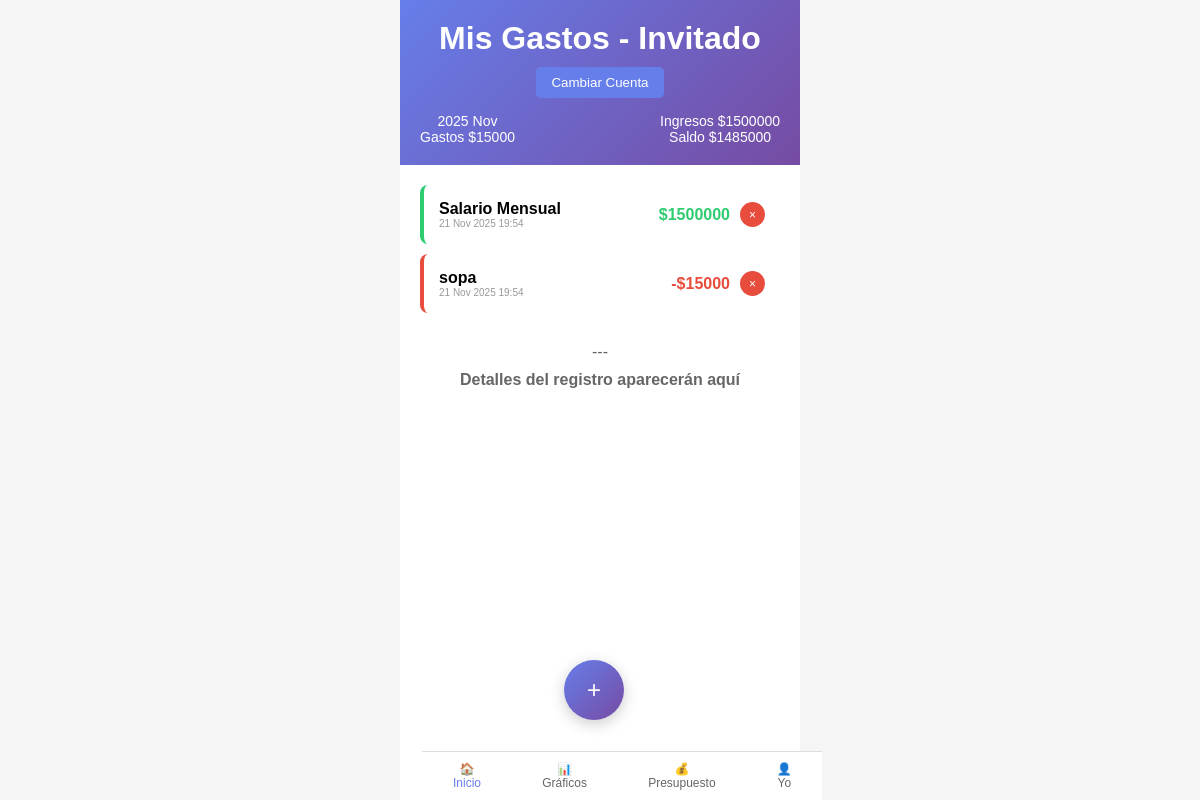
The page /inicio/ on the database its author committed.
### gastos_app/models.py (models this page shows, shortened)
class Movimiento(models.Model):
    TIPO_CHOICES = [
        ('GASTO', 'Gasto'),
        ('INGRESO', 'Ingreso'),
    ]
    CATEGORIA_GASTOS = [
        ('COMPRAS', 'Compras'),
        ('ALIMENTOS', 'Alimentos'),
        ('TELEFONO', 'Teléfono'),
        ('EDUCACION', 'Educación'),
        ('BELLEZA', 'Belleza'),
        ('ENTRENAMIENTO', 'Entrenamiento'),
    ]
    CATEGORIA_INGRESOS = [
        ('SALARIO', 'Salario'),
        ('INVERSIONES', 'Inversiones'),
        ('MEDIO_TIEMPO', 'Medio tiempo'),
    ]
    usuario = models.ForeignKey(User, on_delete=models.CASCADE, null=True, blank=True)
    tipo = models.CharField(max_length=10, choices=TIPO_CHOICES)
    categoria = models.CharField(max_length=20)
    nota = models.CharField(max_length=50)
    valor = models.DecimalField(max_digits=10, decimal_places=2)
    fecha = models.DateTimeField(auto_now_add=True)
    cuenta = models.CharField(max_length=20, default='invitado')  # 'invitado', '1', '2'

### gastos_app/views.py (the view)
# urls.py: path('inicio/', views.inicio, name='inicio'),
def inicio(request):
    cuenta = request.GET.get('cuenta', 'invitado')
    movimientos = Movimiento.objects.filter(cuenta=cuenta).order_by('-fecha')
    total_gastos = sum(m.valor for m in movimientos if m.tipo == 'GASTO')
    total_ingresos = sum(m.valor for m in movimientos if m.tipo == 'INGRESO')
    saldo = total_ingresos - total_gastos
    nombre_cuenta = "Invitado"
    if cuenta == '1':
        nombre_cuenta = "Cuenta 1"
    elif cuenta == '2':
        nombre_cuenta = "Cuenta 2"
    context = {
        'movimientos': movimientos,
        'total_gastos': total_gastos,
        'total_ingresos': total_ingresos,
        'saldo': saldo,
        'cuenta_actual': cuenta,
        'nombre_cuenta': nombre_cuenta,
    }
    return render(request, 'gastos_app/inicio.html', context)

### gastos_app/templates/gastos_app/inicio.html (shortened to what this page needs)
{% extends 'gastos_app/base.html' %}
{% block content %}
<div class="header">
    <h1>Mis Gastos - {{ nombre_cuenta }}</h1>
    <button onclick="window.location.href='{% url 'volver_login' %}'"
            style="background: #667eea; color: white; border: none; padding: 8px 15px; border-radius: 5px; margin-top: 10px;">
        Cambiar Cuenta
    </button>
    <div style="margin-top: 15px;">
        <div style="display: flex; justify-content: space-between; font-size: 14px;">
            <div>
                <div>2025 Nov</div>
                <div>Gastos ${{ total_gastos|floatformat:0 }}</div>
            </div>
            <div>
                <div>Ingresos ${{ total_ingresos|floatformat:0 }}</div>
                <div>Saldo ${{ saldo|floatformat:0 }}</div>
            </div>
        </div>
    </div>
</div>
<div class="content">
    {% for movimiento in movimientos %}
    <div style="background: white; padding: 15px; margin-bottom: 10px; border-radius: 8px; border-left: 4px solid {% if movimiento.tipo == 'GASTO' %}#e74c3c{% else %}#2ecc71{% endif %};">
        <div style="display: flex; justify-content: space-between; align-items: center;">
            <div style="flex: 1;">
                <div style="font-weight: bold;">{{ movimiento.nota }}</div>
                <div style="color: #999; font-size: 10px;">{{ movimiento.fecha|date:"d M Y H:i" }}</div>
            </div>
            <div style="display: flex; align-items: center; gap: 10px;">
                <div style="color: {% if movimiento.tipo == 'GASTO' %}#e74c3c{% else %}#2ecc71{% endif %}; font-weight: bold;">
                    {% if movimiento.tipo == 'GASTO' %}-{% endif %}${{ movimiento.valor|floatformat:0 }}
                </div>
                <form method="post" action="{% url 'eliminar_movimiento' movimiento.id %}" style="display: inline;">
                    <button type="submit" onclick="return confirm('¿Estás seguro de que quieres eliminar este movimiento?')"
                            style="background: #e74c3c; color: white; border: none; border-radius: 50%; width: 25px; height: 25px; cursor: pointer; font-size: 12px; display: flex; align-items: center; justify-content: center;">
                        ×
                    </button>
                </form>
            </div>
        </div>
    </div>
    {% empty %}
    <div style="text-align: center; color: #666; padding: 40px 0;">
        No hay movimientos registrados en {{ nombre_cuenta }}
    </div>
    {% endfor %}
    <div style="text-align: center; color: #666; padding: 20px 0;">
        <div>---</div>
        <div style="margin-top: 10px;"><strong>Detalles del registro aparecerán aquí</strong></div>
    </div>
</div>
{% endblock %}
{% block bottom_nav %}
<nav class="bottom-nav">
    <div class="nav-item active">
        <div>🏠</div>
        <div>Inicio</div>
    </div>
    <div class="nav-item">
        <div>📊</div>
        <div>Gráficos</div>
    </div>
    <div class="nav-item">
        <div>💰</div>
        <div>Presupuesto</div>
    </div>
    <div class="nav-item">
        <div>👤</div>
        <div>Yo</div>
    </div>
</nav>
{% endblock %}
{% block add_button %}
<div class="add-button" onclick="window.location.href='{% url 'agregar_gasto' %}?cuenta={{ cuenta_actual }}'">
    +
</div>
{% endblock %}

### gastos_app/templates/gastos_app/base.html (shortened to what this page needs)
<!DOCTYPE html>
<html lang="es">
<head>
</head>
<body>
    <div class="container">
        {% block content %}
        {% endblock %}
    </div>
    {% block bottom_nav %}
    {% endblock %}
    {% block add_button %}
    {% endblock %}
</body>
</html>

### gastos_app/templates/gastos_app/base.html (style rules this page uses)
* { margin: 0; padding: 0; box-sizing: border-box; font-family: Arial, sans-serif; }
body { background: #f5f5f5; }
.container { max-width: 400px; margin: 0 auto; background: white; min-height: 100vh; position: relative; }
.header { background: linear-gradient(135deg, #667eea, #764ba2); color: white; padding: 20px; text-align: center; }
.content { padding: 20px; padding-bottom: 80px; }
.bottom-nav { position: fixed; bottom: 0%; left: 35.2%; width: 100%; max-width: 400px; background: white; border-top: 1px solid #ddd; display: flex; justify-content: space-around; padding: 10px 0; }
.nav-item { text-align: center; color: #666; font-size: 12px; }
.nav-item.active { color: #667eea; }
.add-button { position: fixed; bottom: 10%; right: 48%; width: 60px; height: 60px; background: linear-gradient(135deg, #667eea, #764ba2); border-radius: 50%; display: flex; align-items: center; justify-content: center; color: white; font-size: 24px; box-shadow: 0 4px 15px rgba(0,0,0,0.2); cursor: pointer; }
.nav-item { cursor: pointer; transition: all 0.2s; }

### rows shown on the page
Movimiento: nota "Salario Mensual", fecha "21 Nov 2025 19:54", valor "1500000"
Movimiento: nota "sopa", fecha "21 Nov 2025 19:54", valor "15000"

### other values the page prints
{{ nombre_cuenta }} "Invitado"
{{ total_gastos|floatformat:0 }} "15000"
{{ total_ingresos|floatformat:0 }} "1500000"
{{ saldo|floatformat:0 }} "1485000"
